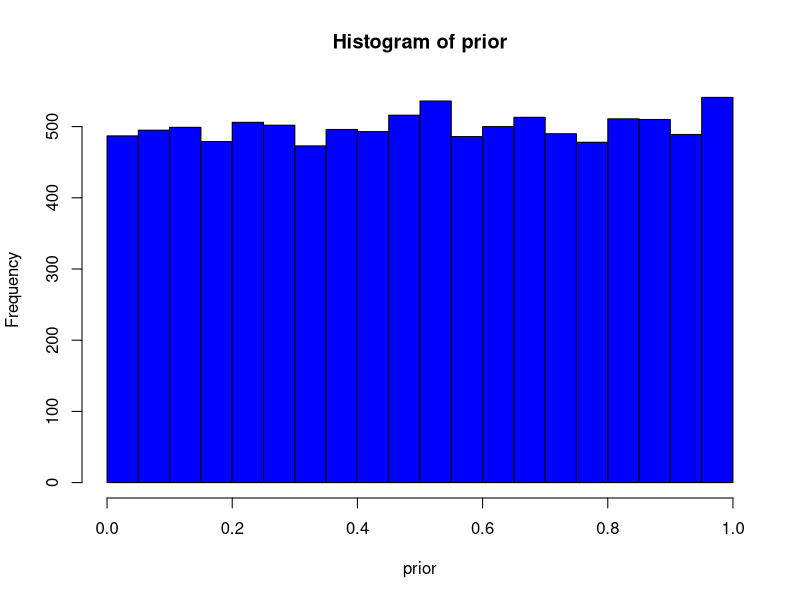

This chart was generated by the following R code: (Note: this script raises an error after producing the figure.)
##---- Generating random numbers ----##
##---- Normal distribution ----##
# dnorm(x, mean = 0, sd = 1, log = FALSE) ## density
# pnorm(q, mean = 0, sd = 1, lower.tail = TRUE, log.p = FALSE) ## distribution function
# qnorm(p, mean = 0, sd = 1, lower.tail = TRUE, log.p = FALSE) ## quntile function
# rnorm(5, mean = 0, sd = 1) ## generates random deviates
# set.seed(1)

##---- Other distributions ----##

##---- Bayesian data analysis ----##
# Number of random draws from the prior
rand.draws <- 10000

prior <- runif(rand.draws, min=0, max=1) # Here you sample rand.drows from the prior  
hist(prior,col="blue") # This is how prior looks

# Here you define the model
model <- function(given.prob) {
  rbinom(1, size=12, given.prob)
  ## generative model
}

sim.data <- prior %>%
map_int(rbinom,n=1,size=12)

# Here you simulate data using the parameters from the prior and the generative model
sim.data <- rep(NA,rand.draws)
for(i in 1:rand.draws) {
  sim.data[i] <- model(prior[i])
}
head(sim.data)
hist(sim.data,breaks=18,col="blue") # This is how sumulated data look like

# Here you filter off all draws that do not match the data.
posterior <- prior[sim.data==5] 

hist(posterior,probability = T,xlim=c(0,1)) # This is how the posterior looks like
length(posterior) # How many draw left after filtering (better more than 1000)
# Summarize the posterior: where a common summary is to take the mean or the median posterior, and perhaps a 95% quantile interval.
median(posterior)
sd(posterior)
sd(prior)
quantile(posterior, c(0.025, 0.975))


#5 successes out of 12 trials
#8 successes out of 20 trials




